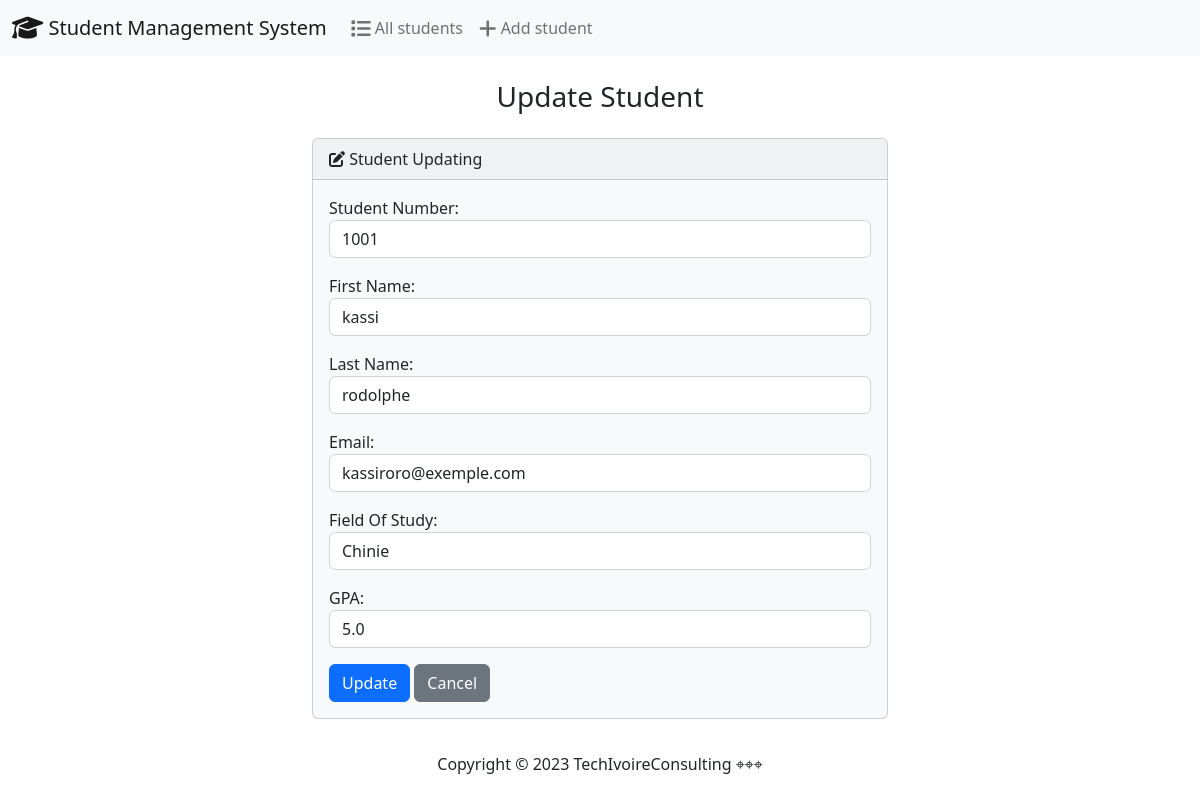
Page /edit/1/ on the committed database.
### students/models.py (models this page shows, shortened)
class Student(models.Model):
    student_number = models.PositiveBigIntegerField()
    first_name = models.CharField(max_length=50)
    last_name = models.CharField(max_length=50)
    email = models.EmailField(max_length=100)
    field_of_study = models.CharField(max_length=50)
    gpa =models.FloatField()

### students/views.py (the view)
# urls.py: path('edit/<int:id>/', views.edit,name='edit'),
def edit(request , id):
    if request.method == 'POST':
        student = Student.objects.get(pk=id)
        form=StudentForm(request.POST, instance=student)
        if form.is_valid():
            form.save()
            return render(request, 'students/edit.html',{
                'form': form,
                'success': True
            })
    else:
        student = Student.objects.get(pk=id)
        form=StudentForm(instance=student)
        return render(request , 'students/edit.html', {'form':form})

### students/forms.py
class StudentForm(forms.ModelForm):
    class Meta:
        model = Student
        fields =['student_number','first_name','last_name','email','field_of_study','gpa']
        labels = {
            'student_number': 'Student Number',
            'first_name': 'First Name',
            'last_name' : 'Last Name',
            'email' : 'Email',
            'field_of_study' : 'Field Of Study',
            'gpa': 'GPA'
        }
        widgets ={
            'student_number': forms.NumberInput(attrs={'class':'form-control'}),
            'first_name': forms.TextInput(attrs={'class':'form-control'}),
            'last_name' : forms.TextInput(attrs={'class':'form-control'}) ,
            'email' : forms.EmailInput(attrs={'class':'form-control'}),
            'field_of_study' : forms.TextInput(attrs={'class':'form-control'}),
            'gpa': forms.NumberInput(attrs={'class':'form-control'})
        }

### students/templates/students/edit.html (shortened to what this page needs)
{% extends 'students/base.html' %}
 {% block body %}
    <h3 class="text-center m-4">Update Student </h3>
    {% if success%}
    <div class="alert alert-success" role="alert">
        The new student updated successfully.
        <a href="{% url 'index' %}" class="alert-link">Go to Home Page </a>
    </div>
    {% else%}
    <div class="row justify-content-center">
        <div class="col-6">
            <div class="card bg-light mb-3" >
                <div class="card-header"><i class="fa-solid fa-pen-to-square"></i>
                    Student Updating
                </div>
                <div class="card-body">
                  <form action="" method="POST">
                    {{ form.as_p  }}
                    <button type="submit" class="btn btn-primary">Update</button>
                    <a href="{% url 'index' %}" class="btn btn-secondary">Cancel</a>
                  </form>
                </div>
              </div>
        </div>
    </div>
    {% endif %}
 {% endblock  %}

### rows in the picture
Student: student_number "1001", first_name "kassi", last_name "rodolphe", email "kassiroro@exemple.com", field_of_study "Chinie", gpa "5.0"
